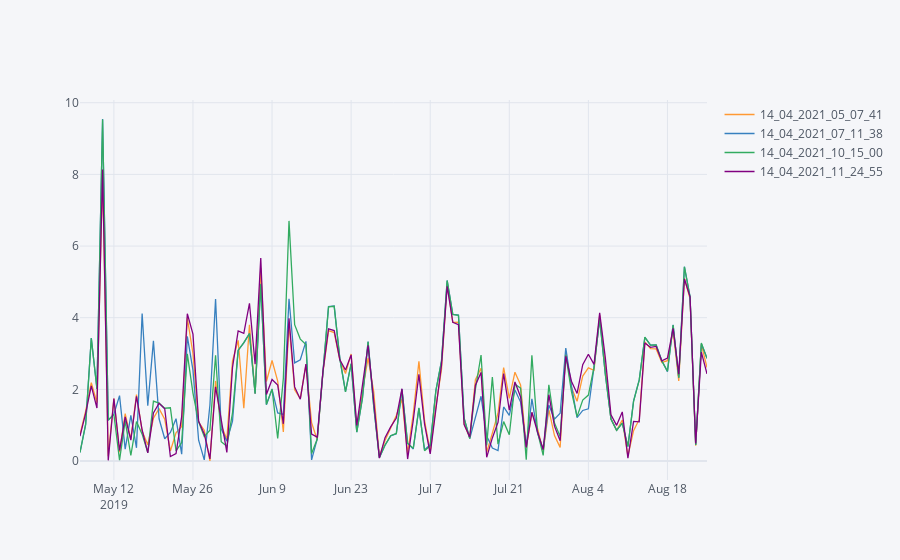

The code cell stored with this chart in its notebook:
### Code cell
(df_er[["14_04_2021_05_07_41", "14_04_2021_07_11_38", "14_04_2021_10_15_00", "14_04_2021_11_24_55"]]*100).iplot()
